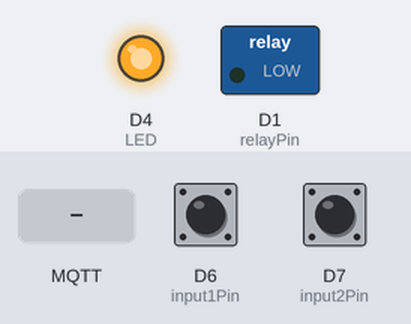
The sketch below on a simulated ESP8266 (Wemos D1 mini). Shown: switched loads named in the sketch (green lamp = pin HIGH), output pins drawn as LEDs (lit = HIGH). The test bench sets the inputs (shaded band); at power-on: D6 (input1Pin) HIGH, D7 (input2Pin) HIGH. WiFi joins after 1.5 s; servers stay silent unless stated; no MQTT or app messages arrive unless stated; what the sketch prints to the serial monitor is not drawn.

Above: at 2.7 s.
2.8 s: MQTT message "ON" arrives on the first subscribed topic
At 3.8 s:
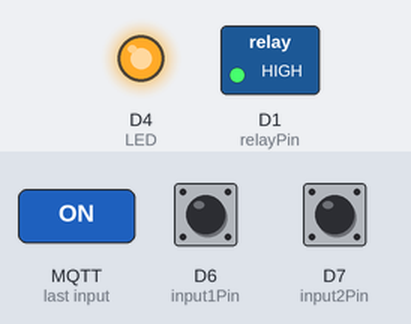
4.3 s: MQTT message "OFF" arrives on the first subscribed topic
At 4.9 s:
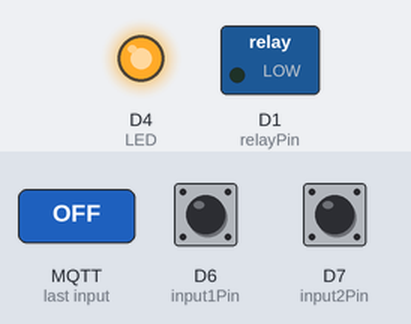
Timing chart, 0 to 7.3 s (numbered marks = the images above; inputs shaded):
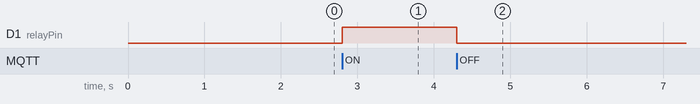

Measured:
- after the input at 2.8 s, D1 (relayPin): LOW → HIGH at once
- after the input at 4.3 s, D1 (relayPin): HIGH → LOW at once

The sketch:

sirene_mqtt.ino
```cpp
#include <ESP8266WiFi.h>
#include <PubSubClient.h>

// Remplacez les informations ci-dessous par celles de votre réseau Wi-Fi et du broker MQTT
const char* ssid = "TON SSID";
const char* password = "TON MDP WIFI";
const char* mqtt_server = "IP DE MOSQUITTO";
const int mqtt_port = 1883; // Port MQTT standard

bool relayState = false;
unsigned long relayStartTime = 0;
const unsigned long relayDuration =3*60*1000;// 3 minutes en millisecondes  (1.5 min en appartement !)
// Remplacez les informations ci-dessous par celles de votre broker MQTT
const char* mqtt_user = "jeedom";
const char* mqtt_password = "jeedom";
const char* relayetat_topic = "Garage/sireneetat";
const char* relay_topic = "Garage/sirene";
const char* input1_topic = "Garage/Porte1";
const char* input2_topic = "Garage/Porte2";
const char* client_id = "wemos-alarme-Garage";

WiFiClient espClient;
PubSubClient client(espClient);

const int relayPin = D1; // Broche sur laquelle est connecté le relais
const int input1Pin = D6; // Broche sur laquelle est connectée l'entrée 1 (D2 avec résistance de pull-up)
const int input2Pin = D7; // Broche sur laquelle est connectée l'entrée 2 (D3 avec résistance de pull-up)
const int LED = D4; // Broche sur laquelle est connectée l'entrée 1 (D2 avec résistance de pull-up)
void setup() {
  Serial.begin(115200);
  pinMode(relayPin, OUTPUT);
 digitalWrite(relayPin, LOW);
 pinMode(LED, OUTPUT);
  pinMode(input1Pin, INPUT_PULLUP);
  pinMode(input2Pin, INPUT_PULLUP);
  connectWiFi();
  client.setServer(mqtt_server, mqtt_port);
  client.setCallback(callback);
}

void loop()  {
  if (!client.connected()) {
    reconnect();
  }
  client.loop();
 // Vérifier si l'état de l'entrée 1 a changé
  static int prevInput1State = HIGH;
  int input1State = digitalRead(input1Pin);
  if (input1State != prevInput1State) {
    prevInput1State = input1State;
    // Envoyer l'état de l'entrée 1 via MQTT
    if (input1State == LOW) {
      client.publish(input1_topic, "1");
    } else {
      client.publish(input1_topic, "0");
    }
  }

  // Vérifier si l'état de l'entrée 2 a changé
  static int prevInput2State = HIGH;
  int input2State = digitalRead(input2Pin);
  if (input2State != prevInput2State) {
    prevInput2State = input2State;
    // Envoyer l'état de l'entrée 2 via MQTT
    if (input2State == LOW) {
      client.publish(input2_topic, "1");
    } else {
      client.publish(input2_topic, "0");
    }
  }
  // Vérifier si le minuteur est écoulé pour éteindre automatiquement le relais
  if (relayState && millis() - relayStartTime >= relayDuration) {
    digitalWrite(relayPin, LOW);
     client.publish(relayetat_topic,"0");
    relayState = false;
    Serial.println("Relais éteint automatiquement après 10 secondes !");
  }
}

void connectWiFi() {
  Serial.begin(115200);
  delay(10);

  Serial.println();
  Serial.print("Connexion à ");
  Serial.println(ssid);

  WiFi.begin(ssid, password);

  while (WiFi.status() != WL_CONNECTED) {
    delay(500);
    Serial.print(".");
  }

  Serial.println("");
  Serial.println("WiFi connecté");
  Serial.print("Adresse IP: ");
  digitalWrite(LED, HIGH);
  Serial.println(WiFi.localIP());
}

void callback(char* topic, byte* payload, unsigned int length) {
  String message;
  for (unsigned int i = 0; i < length; i++) {
    message += (char)payload[i];
  }

  if (String(topic) == String(relay_topic)) {
    if (message == "ON") {
      // Allumer le relais et enregistrer l'heure de démarrage
      digitalWrite(relayPin, HIGH);
      client.publish(relayetat_topic,"1");
      relayState = true;
      relayStartTime = millis();
      Serial.println("Relais allumé !");
    } else if (message == "OFF") {
      // Éteindre le relais immédiatement, peu importe l'état du minuteur
      digitalWrite(relayPin, LOW);
       client.publish(relayetat_topic,"0");
      relayState = false;
      Serial.println("Relais éteint !");
    }
  }
}
void reconnect() {
  while (!client.connected()) {
    Serial.println("Connexion MQTT...");
    if (client.connect(client_id, mqtt_user, mqtt_password)) {
      Serial.println("Connecté au broker MQTT !");
      digitalWrite(LED, HIGH);
      client.subscribe(relay_topic);
    } else {
      Serial.print("Échec, rc=");
      Serial.print(client.state());
      Serial.println(" Réessayez dans 5 secondes...");
      delay(5000);
    }
  }
}
```
